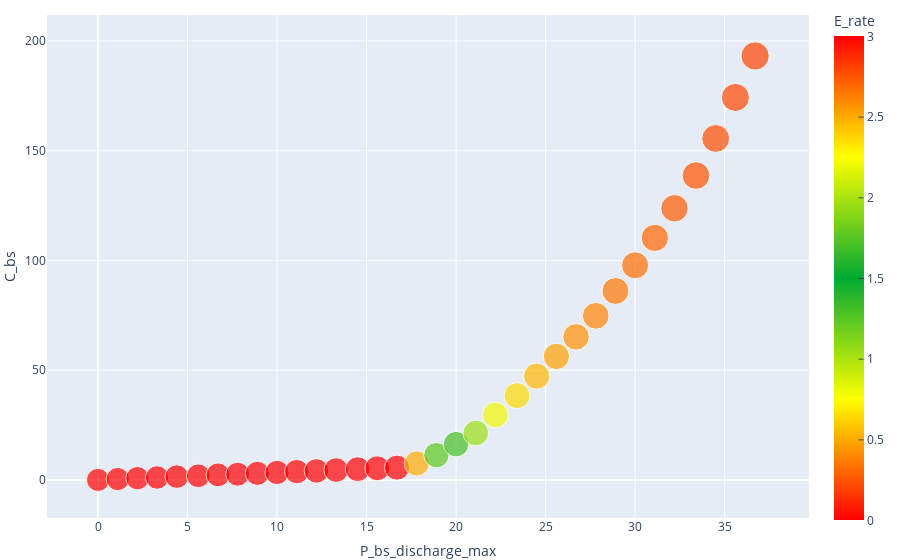

Notebook code cell kept with this figure:
### Code cell
fig.update_layout(legend={'title_text':''})
fig.update_layout(margin=dict(
    t=15,
    r=0,
    b=0,
    l=0,
))
fig

### Figure 1 — Plotly figure (JSON) as saved in the notebook; plotly's stock layout.template omitted (floating-point values rounded to 4 significant figures)
{"data": [{"hovertemplate": "P_bs_discharge_max=%{x}<br>C_bs=%{y}<br>t_util=%{marker.size}<br>E_rate=%{marker.color}<extra></extra>", "legendgroup": "", "marker": {"color": [0, 3.12, 3.12, 3.12, 3.12, 3.12, 3.12, 3.12, 3.12, 3.12, 3.12, 3.12, 3.12, 3.12, 3.12, 3.12, 2.49, 1.77, 1.29, 1.04, 0.79, 0.64, 0.54, 0.48, 0.43, 0.39, 0.35, 0.32, 0.3, 0.27, 0.25, 0.23, 0.21, 0.2], "coloraxis": "coloraxis", "size": [4014, 4054, 4095, 4137, 4180, 4227, 4272, 4317, 4364, 4411, 4460, 4509, 4560, 4616, 4670, 4724, 4780, 4837, 4895, 4955, 5016, 5085, 5150, 5217, 5285, 5355, 5428, 5502, 5579, 5658, 5747, 5831, 5918, 6008], "sizemode": "area", "sizeref": 15.02, "symbol": "circle"}, "mode": "markers", "name": "", "orientation": "v", "showlegend": false, "type": "scatter", "x": [0, 1.1, 2.2, 3.3, 4.4, 5.6, 6.7, 7.8, 8.9, 10, 11.1, 12.2, 13.3, 14.5, 15.6, 16.7, 17.8, 18.9, 20, 21.1, 22.2, 23.4, 24.5, 25.6, 26.7, 27.8, 28.9, 30, 31.1, 32.2, 33.4, 34.5, 35.6, 36.7], "xaxis": "x", "y": [0, 0.4, 0.8, 1.1, 1.5, 1.9, 2.3, 2.6, 3, 3.4, 3.8, 4.1, 4.5, 4.9, 5.3, 5.6, 7.5, 11.3, 16.3, 21.4, 29.6, 38.4, 47.3, 56.3, 65.2, 74.8, 86.1, 97.8, 110.3, 123.8, 138.7, 155.6, 174.3, 193.2], "yaxis": "y"}], "layout": {"coloraxis": {"autocolorscale": false, "cmax": 3, "cmin": 0, "colorbar": {"len": 1.05, "outlinewidth": 0, "ticklabeloverflow": "allow", "tickmode": "array", "ticks": "inside", "tickvals": [0, 0.5, 1, 1.5, 2, 2.5, 3], "title": {"text": "E_rate"}}, "colorscale": [[0, "#ff0000"], [0.05, "#ff3300"], [0.1, "#ff6600"], [0.15, "#ff9900"], [0.2, "#ffcc00"], [0.25, "#ffff00"], [0.3, "#cdee0a"], [0.35, "#9add14"], [0.4, "#67cc1e"], [0.45, "#34bb28"], [0.5, "#00a933"], [0.55, "#34bb28"], [0.6, "#67cc1e"], [0.65, "#9add14"], [0.7, "#cdee0a"], [0.75, "#ffff00"], [0.8, "#ffcc00"], [0.85, "#ff9900"], [0.9, "#ff6600"], [0.95, "#ff3300"], [1, "#ff0000"]]}, "legend": {"itemsizing": "constant", "title": {"text": ""}, "tracegroupgap": 0, "x": 0.99, "xanchor": "right", "y": 0.99, "yanchor": "top"}, "margin": {"b": 0, "l": 0, "r": 0, "t": 15}, "xaxis": {"anchor": "y", "domain": [0, 1], "title": {"text": "P_bs_discharge_max"}}, "yaxis": {"anchor": "x", "domain": [0, 1], "title": {"text": "C_bs"}}}}
